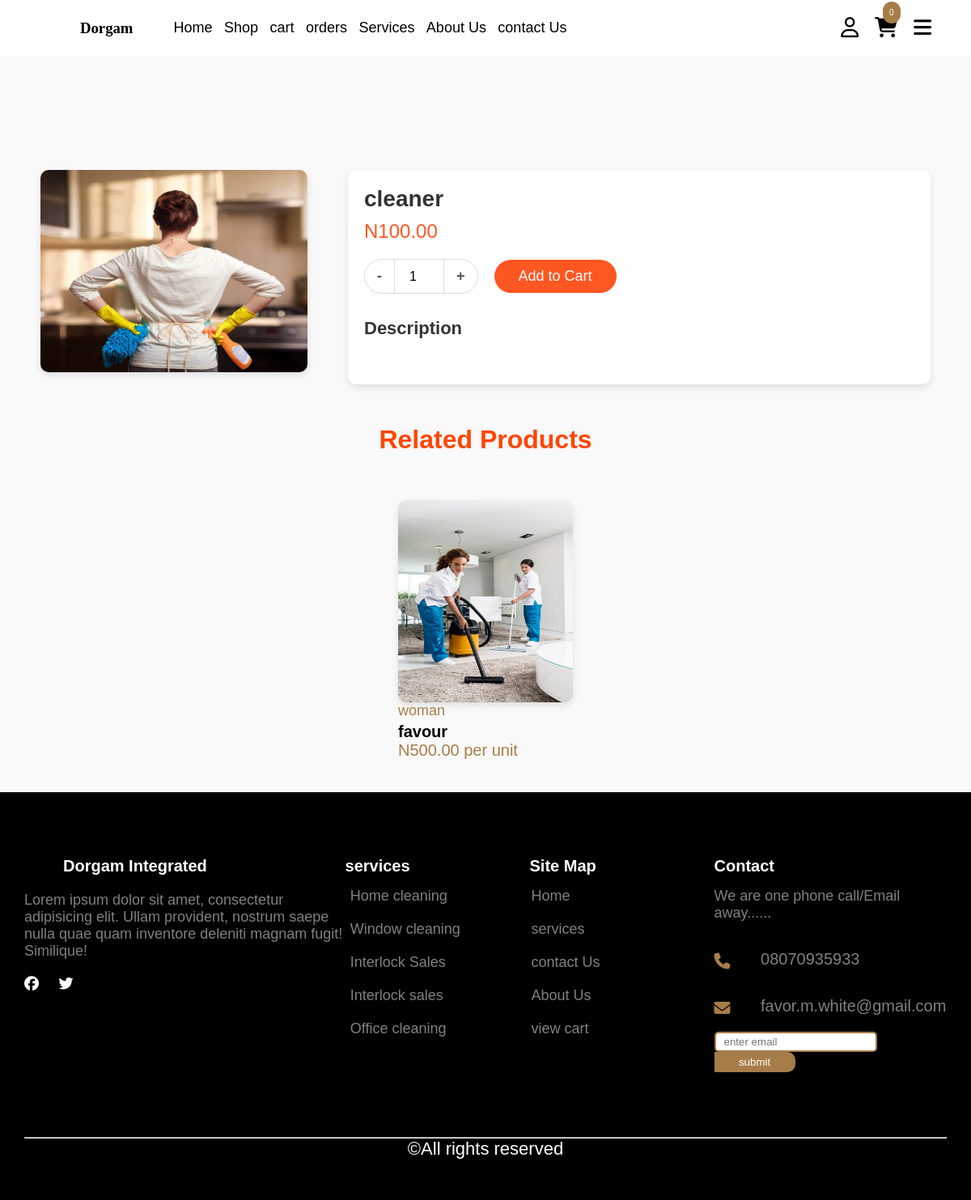
The app's page /store/product/2/, older data.
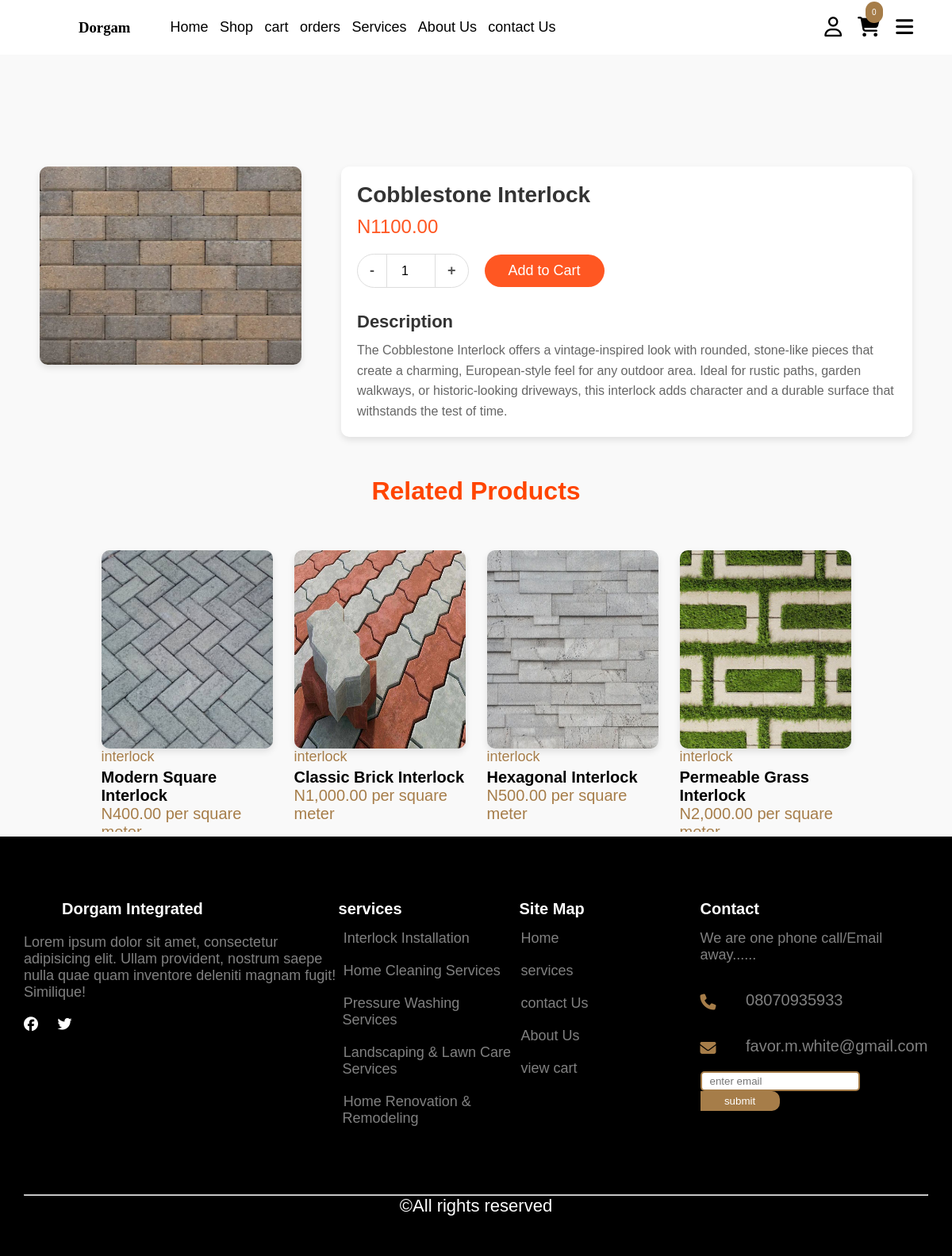
The same page, newer data.
### ecommerceShop/models.py (models this page shows, shortened)
class Product(models.Model):
    image = models.ImageField(upload_to='products/')
    name = models.CharField(max_length=255)
    price = models.DecimalField(max_digits=10, decimal_places=2)
    shipping_duration = models.IntegerField(help_text="number of days for ordered product to get to consumer")
    is_instock =  models.BooleanField(default=True)
    is_featured = models.BooleanField(default=False)
    categories = models.ManyToManyField(Category, related_name='products')
    description = CKEditor5Field(config_name='default')
    created_at = models.DateTimeField(auto_now=True)
    updated_at = models.DateTimeField(auto_now_add=True)

class Category(models.Model):
    name = models.CharField(max_length=100, unique=True)  # Name of the category
    description = models.TextField(blank=True, null=True)  # Optional description
    created_at = models.DateTimeField(auto_now=True)
    updated_at = models.DateTimeField(auto_now_add=True)
    def __str__(self):
        return self.name

### core/models.py (models this page shows)
class Service(models.Model):
    image = models.ImageField(
        upload_to='services/images/',
        blank=False,
        null=False,
        help_text="enter service image"
    )
    name_of_service = models.CharField(max_length=200, blank=False, null=False)
    detail = CKEditor5Field(config_name='default')

### ecommerceShop/views.py (the view)
# urls.py: path('product/<int:id>/', views.single_product, name="product"),
def single_product(request, id):
    product = get_object_or_404(Product, id=id)
    related_products = Product.objects.filter(categories__in=product.categories.all()).exclude(id=product.id)
    context = {"product": product, 'products': related_products}
    return render(request, "mainSite/singleProductPage.html", context)

### core/context_processors.py (called while the page is built)
def contact_info(request):
    contactInfo = Contact.objects.first()
    return {"contact": contactInfo}

def services(request):
    services = Service.objects.all()[:5]
    return {"services": services}

def social_media_view(request):
    social = SocialMedia.objects.first()  # You can adjust the query as needed
    return {'social': social}

def cart_item_count(request):
    if request.user.is_authenticated:
        try:
            cart = Cart.objects.filter(user=request.user, completed=False).first()
            if cart:
                total_items = sum(item.quantity for item in cart.cartitems.all())
            else:
                total_items = 0
        except Exception as e:
            print(f"Error calculating cart item count: {e}")
            total_items = 0
    else:
        total_items = 0
    return {"cart_item_count": total_items}

### templates/mainSite/singleProductPage.html (shortened to what this page needs)
{% extends "./main.html" %}
{% load static %}
{% load humanize %}
{% block stylelinks %}
    <link rel="stylesheet" href="{% static 'css/mainSite/singleProductPage.css' %}">
     <link rel="stylesheet" href="{% static 'css/mainSite/shopPage.css' %}">
{% endblock stylelinks %}
{% block content %}
    <div class="single-product-page">
        <div class="product-image">
            <img src="{{ product.image.url }}" alt="Product Name">
        </div>
        <div class="product-details">
            <h1 class="product-title">{{ product.name }}</h1>
            <p class="product-price">N{{ product.price }}</p>
            <form action="{% url 'addToCart' %}" method="POST" class="quantity-add-form">
                <div class="quantity-add-wrapper">
                    <div class="quantity-wrapper">
                        <button type="button" id="decrease" class="quantity-btn">-</button>
                        <input type="number" id="quantity-input" class="quantity-input" value="1" name="quantity" min="1">
                        <button type="button" id="increase" class="quantity-btn">+</button>
                    </div>
                    <button type="submit" class="add-to-cart-btn">Add to Cart</button>
                </div>
            </form>
            <div class="product-description">
                <h2>Description</h2>
                <p>{{ product.description |safe}}</p>
            </div>
        </div>
    </div>
        {% if products %}
        <h1 style="text-align: center; color: orangered"> Related Products</h1>
            <div class="products-container container">
                {% for product in products %}
                    <div class="product" onclick="window.location.href='/store/product/{{ product.id }}/'">
                        <div class="product-image">
                            <img src="{{ product.image.url }}" alt="" srcset="">
                        </div>
                        <div class="product-info">
                            {% for category in product.categories.all %}
                                <p class="category">{{ category }}</p>
                            {% endfor %}
                            <h1> {{ product.name }}</h1>
                            {% for category in product.categories.all %}
                                {% if category.name|upper == "INTERLOCK" %}
                                    <p class="price">N{{ product.price|intcomma }} per square meter</p>
                                {% else %}
                                    <p class="price">N{{ product.price|intcomma }} per unit</p>
                                {% endif %}
                        {% endfor %}
                        </div>
                    </div>
                {% endfor %}
            </div>
        {% endif %}
{% endblock %}

### templates/mainSite/main.html (shortened to what the changed rows need)
{% load static %}
<!DOCTYPE html>
<html lang="en">
<head>
    <link rel="stylesheet" href="{% static 'css/mainSite/main.css' %}">
    {% block stylelinks %} {% endblock stylelinks %}
</head>
<body>
    <section class="header-main">
       <header class="container">
            <nav>
                <div class="logo" onclick="window.location.href='/'">
                <h1>Dorgam</h1>
                </div>
            </nav>
       </header>
    </section>
     {% include 'flashMessages/message.html' %}
    {% block content %} {% endblock content %}
    <footer>
        <div class="footer-container container">
            <div class="footer-about">
                <div class="heading">
                    <h1>Dorgam Integrated</h1>
                </div>
            </div>
            <div class="footer-services">
                <h1> services</h1>
                {% for service in services %}
                    <a href="{% url 'service' service.id %}">{{ service.name_of_service }}</a>
                {% endfor %}
            </div>
            <div class="footer-links">
                <h1> Site Map </h1>
            </div>
            <div class="footer-contact-info">
                <h1> Contact </h1>
            </div>
        </div>
    </footer>
</body>
</html>

Row changes from the older to the newer data that the page shows:
removed Product: image (picture), name "favour", price "500.00"
removed Service: name_of_service "Home cleaning"
removed Service: name_of_service "Window cleaning"
removed Service: name_of_service "Interlock Sales"
removed Service: name_of_service "Interlock sales"
removed Service: name_of_service "Office cleaning"
changed Product: image: a different picture; name "cleaner" → "Cobblestone Interlock"; price "100.00" → "1100.00"; description (not shown) → "The Cobblestone Interlock offers a vintage-inspired look with rounded, stone-like pieces that create a charming, European-style feel for any outdoor area. Ideal for rustic paths, garden walkways, or historic-looking driveways, this interlock adds character and a durable surface that withstands the test of time."
now on this page (row edited): Product: image (picture), name "Modern Square Interlock", price "400.00"
now on this page (row unchanged): Category: name "interlock"
now on this page (row edited): Product: image (picture), name "Classic Brick Interlock", price "1,000.00"
added Product: image (picture), name "Hexagonal Interlock", price "500.00"
changed Product: loses Category (name "woman")
added Product: image (picture), name "Permeable Grass Interlock", price "2,000.00"
added Service: name_of_service "Interlock Installation"
added Service: name_of_service "Home Cleaning Services"
added Service: name_of_service "Pressure Washing Services"
added Service: name_of_service "Landscaping & Lawn Care Services"
added Service: name_of_service "Home Renovation & Remodeling"
